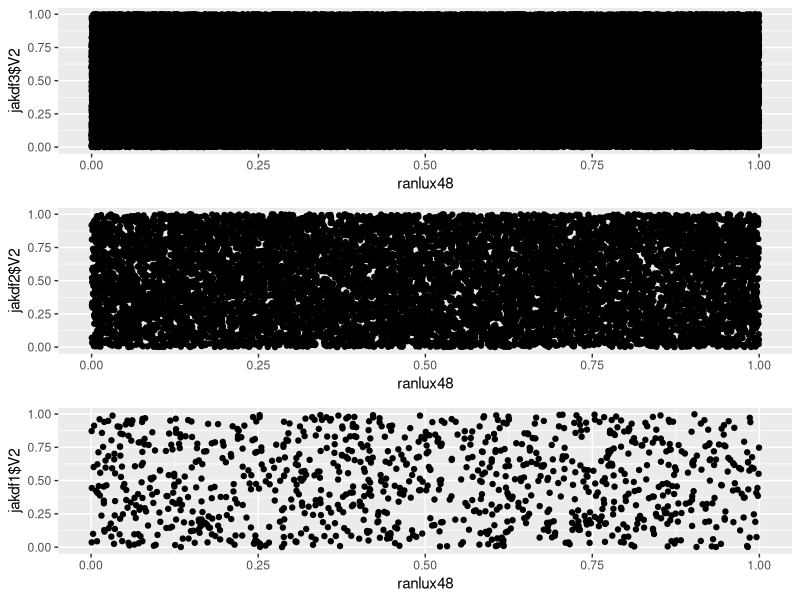
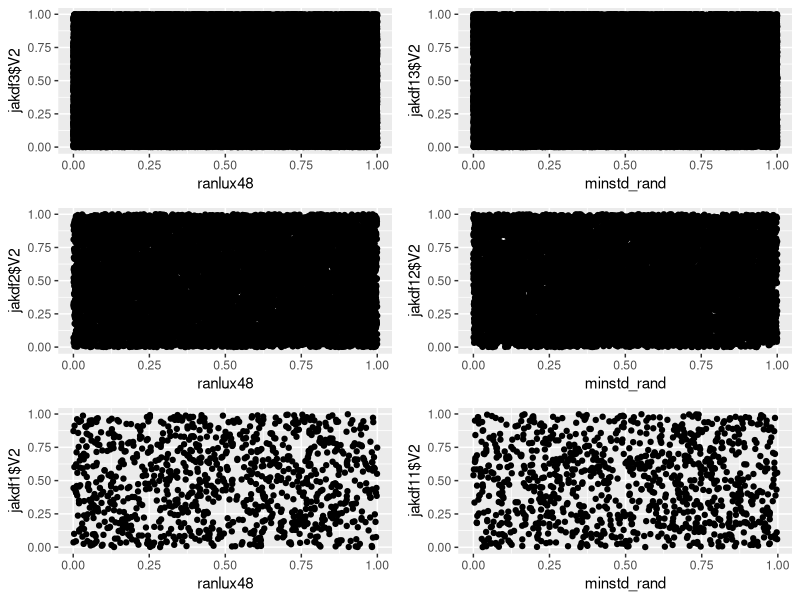

Write the R code that produced these figures, in order.
setwd("C:/Users/jaken/OneDrive/Documents/Spring 2017 SimTech/IDS6938-SimulationTechniques/Discrete2/Output/2DUnitSquare")
library(ggplot2)
library(grid)
library(gridExtra)
jakdf1 <- read.csv("raw_results_ranlux48_2D-uniform2.txt", header=FALSE)
p1 <- ggplot(jakdf1) + geom_point( aes(x=jakdf1$V1, y=jakdf1$V2))  + xlab("ranlux48")
jakdf2 <- read.csv("raw_results_ranlux48_2D-uniform2N10000.txt", header=FALSE)
p2 <- ggplot(jakdf2) + geom_point( aes(x=jakdf2$V1, y=jakdf2$V2)) + xlab("ranlux48")
jakdf3 <- read.csv("raw_results_ranlux48_2D-uniform2N100000.txt", header=FALSE)
p3 <- ggplot(jakdf3) + geom_point( aes(x=jakdf3$V1, y=jakdf3$V2)) + xlab("ranlux48")
grid.arrange(p3,p2,p1, ncol=1)
jakdf11 <- read.csv("raw_results_minstd_rand_2D-uniform2N1000.txt", header=FALSE)
jakdf12 <- read.csv("raw_results_minstd_rand_2D-uniform2N10000.txt", header=FALSE)
jakdf13 <- read.csv("raw_results_minstd_rand_2D-uniform2N100000.txt", header=FALSE)
p11 <- ggplot(jakdf11) + geom_point(aes(x=jakdf11$V1, y=jakdf11$V2)) + xlab("minstd_rand")
p12 <- ggplot(jakdf12) + geom_point(aes(x=jakdf12$V1, y=jakdf12$V2)) + xlab("minstd_rand")
p13 <- ggplot(jakdf13) + geom_point(aes(x=jakdf13$V1, y=jakdf13$V2)) + xlab("minstd_rand")
grid.arrange(p3,p13,p2,p12,p1,p11, ncol=2)